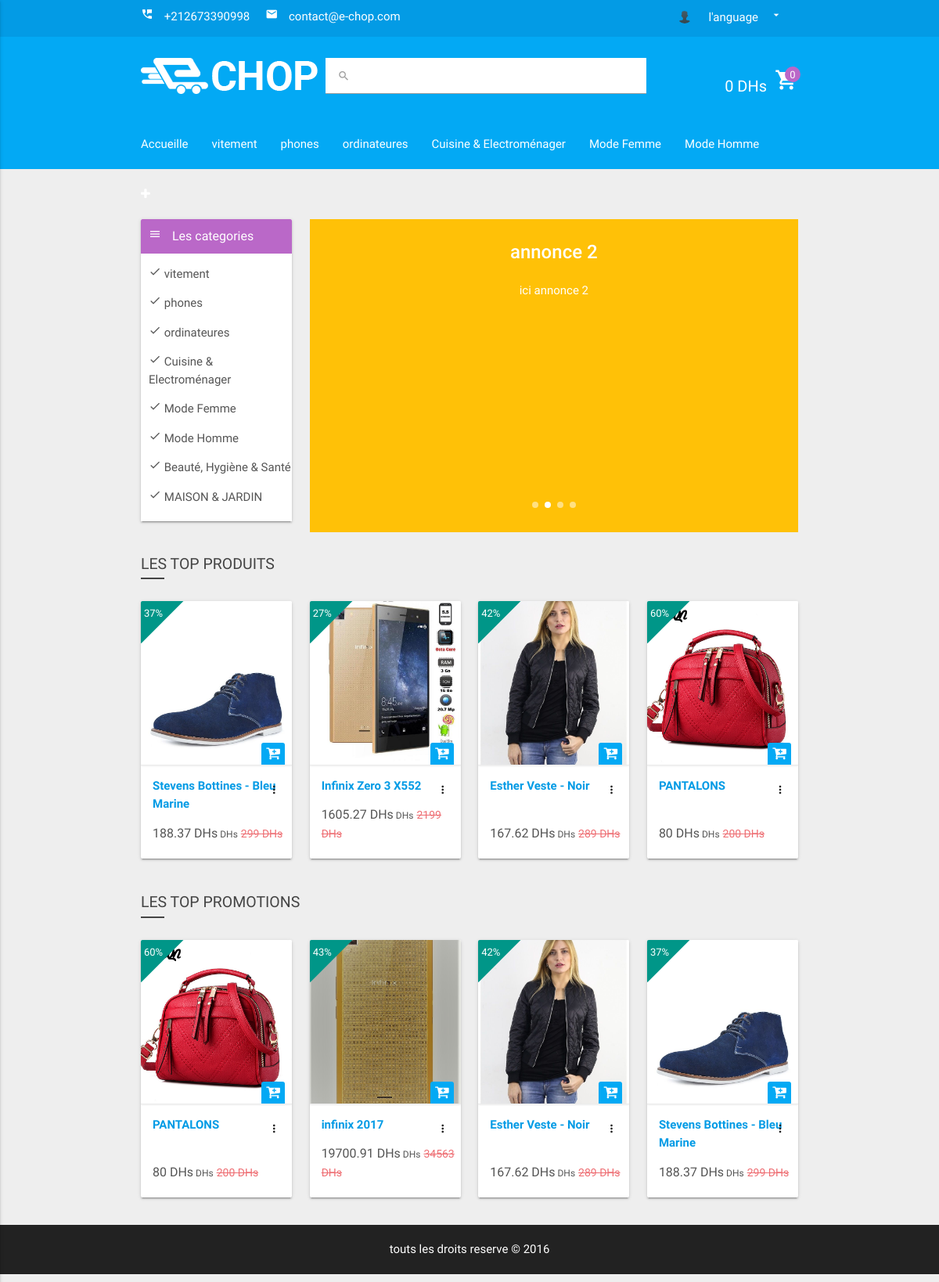
/ (signed in), run on the app's committed database.
### tables this page shows
CREATE TABLE `infos` (
  `tele` varchar(30) NOT NULL,
  `fax` varchar(30) NOT NULL,
  `adresse` varchar(255) NOT NULL,
  `email` varchar(255) NOT NULL,
  `lang` varchar(30) NOT NULL
);

CREATE TABLE `categorie` (
  `id_cat` int(10) UNSIGNED NOT NULL,
  `title_cat` varchar(255) NOT NULL
);

CREATE TABLE `article` (
  `article_id` int(10) UNSIGNED NOT NULL,
  `article_prix` float NOT NULL,
  `article_qte` int(255) NOT NULL,
  `cmd_id` int(11) NOT NULL,
  `p_id` int(11) NOT NULL
);

CREATE TABLE `produit` (
  `p_id` int(10) UNSIGNED NOT NULL,
  `p_title` varchar(255) NOT NULL,
  `p_desc` text NOT NULL,
  `p_prix` float NOT NULL,
  `p_stock` int(11) NOT NULL,
  `p_promo` int(11) NOT NULL DEFAULT '0',
  `p_video` varchar(40) NOT NULL,
  `p_thumb` varchar(40) NOT NULL,
  `id_cat` int(11) NOT NULL
);

### include/config.php (called while the page is built, shortened)
<?php
$hostname = 'localhost';
$username = 'root';
$password = '';
$database = 'ecomerce';
$path     = 'http://'.$_SERVER['SERVER_NAME'].'/ecomerce/';
$con = new mysqli($hostname,$username,$password,$database);
if(isset($_SESSION['c_id'])){
    $result = $con->query("SELECT * FROM `client` WHERE c_id='{$_SESSION['c_id']}'");
    $client = $result->fetch_assoc();
}
$info = $con->query("SELECT * FROM `infos`");
$info_site = $info->fetch_assoc();
?>

### langage/fr.php (called while the page is built)
<?php
$lang =  array(
'home'              => 'Accueille',
'register'              => 's\'inscrire',
'login'              => 's\'identifier',
'logout'              => 'quiter',
'lang'              => 'l\'anguage',
'cats'              => 'Les categories',
'top prp'              => 'LES TOP PRODUITS',
'top promo'              => 'LES TOP PROMOTIONS',
'Prix r'              => 'Prix réduit',
'stok available'              => 'morceaux available',
'details'              => 'details',
'video'              => 'vidéo',
'comments'              => 'TOUS LES COMMENTAIRES',
'add comment'              => 'POSTER UN COMMANTAIRE',
'comm'              => 'commanter',
'cat'              => 'CATEGOGIE',
'yourpannier'              => 'votre pannier',
'panniervide'              => 'Votre pannier est vide',
'produit'              => 'produit',
'qte'              => 'quantite',
'prix'              => 'prix',
'commander'              => 'commander',
'vider'              => 'vider le panier',
'acheter'              => 'j\'acheter',
'refresh'             => 'mise a jour'
);
?>

### index.php (the view, shortened to what this page needs)
<?php
include 'include/header.php';
?>
<div class="container">
    <div class="row">
        <div class="col s12 m3">
            <div class="sidebar z-depth-1">
                <div class="head_list purple lighten-2"><i class="material-icons">menu</i> <?=$lang['cats']?></div>
                <ul class="md-list">
                    <?php
                        $catResult = $con->query("SELECT * FROM `categorie`");
                        while ($cat = $catResult->fetch_assoc()) {
                            echo "<li><a href='categorie.php?catid={$cat['id_cat']}'><i class='material-icons dp48'>done</i> {$cat['title_cat']}</a></li>";
                        }
                    ?>
                </ul>
            </div>
        </div>
        <div class="col s12 m9">
            <div class="carousel carousel-slider center" data-indicators="true">
                <div class="carousel-item amber white-text" href="#two!">
                    <h2>annonce 2</h2>
                    <p class="white-text">ici annonce 2</p>
                </div>
            </div>
        </div>
    </div>
</div>
<?php
$top_result = $con->query("SELECT *,sum(article_qte) n FROM `produit` INNER JOIN `article` ON produit.p_id=article.p_id INNER JOIN `command` ON article.cmd_id=command.cmd_id GROUP BY article.p_id ORDER BY sum(article_qte) DESC LIMIT 4");
?>
<div class="container produits">
    <h5 class="section_title"><?=$lang['top prp']?></h5>
    <div class="row">
        <?php while ($top_pro = $top_result->fetch_assoc()): ?>
        <div class="col s12 m3">
            <div class="card">
                <a href="product.php?pid=<?=$top_pro['p_id']?>">
                    <div class="card-image waves-effect waves-block waves-light" style="background-image: url('images/produit/thumb/<?=$top_pro['p_thumb']?>');">
                    <?php
                        if($top_pro['p_promo']!=0){
                            echo "<span class=badge>".$top_pro['p_promo']."%</span>";
                        }
                    ?>
                    <a href="?action=addtocard&pid=<?=$top_pro['p_id']?>" class="addtocart waves-effect waves-light"><i class="fa fa-cart-plus" aria-hidden="true"></i></a>
                    </div>
                </a>
                <div class="card-content">
                    <span class="card-title grey-text text-darken-4"><a href="product.php?pid=<?=$top_pro['p_id']?>"><?=$top_pro['p_title']?></a><i class="material-icons activator right Points">more_vert</i></span>
                    <div class="prises">
                        <?php
                            if($top_pro['p_promo']!=0){
                                $promo = $top_pro['p_prix']*($top_pro['p_promo']/100);
                                echo ($top_pro['p_prix']-$promo).' DHs';
                                echo "<small> DHs</small> <font>{$top_pro['p_prix']} DHs</font>";
                            }else {
                                echo $top_pro['p_prix'].' DHs';
                            }
                        ?>
                    </div>
                </div>
            </div>
        </div>
        <?php endwhile; ?>
</div>
</div>
<?php
$top_result = $con->query("SELECT * FROM `produit` WHERE p_promo!=0 ORDER BY p_promo DESC LIMIT 4");
?>
<div class="container produits">
    <h5 class="section_title"><?=$lang['top promo']?></h5>
    <div class="row">
        <?php while ($top_pro = $top_result->fetch_assoc()): ?>
        <div class="col s12 m3">
            <div class="card">
                <a href="product.php?pid=<?=$top_pro['p_id']?>">
                    <div class="card-image waves-effect waves-block waves-light" style="background-image: url('images/produit/thumb/<?=$top_pro['p_thumb']?>');">
                    <?php
                        if($top_pro['p_promo']!=0){
                            echo "<span class=badge>".$top_pro['p_promo']."%</span>";
                        }
                    ?>
                    <a href="?action=addtocard&pid=<?=$top_pro['p_id']?>" class="addtocart waves-effect waves-light"><i class="fa fa-cart-plus" aria-hidden="true"></i></a>
                    </div>
                </a>
                <div class="card-content">
                    <span class="card-title grey-text text-darken-4"><a href="product.php?pid=<?=$top_pro['p_id']?>"><?=$top_pro['p_title']?></a><i class="material-icons activator right Points">more_vert</i></span>
                    <div class="prises">
                        <?php
                            if($top_pro['p_promo']!=0){
                                $promo = $top_pro['p_prix']*($top_pro['p_promo']/100);
                                echo ($top_pro['p_prix']-$promo).' DHs';
                                echo "<small> DHs</small> <font>{$top_pro['p_prix']} DHs</font>";
                            }else {
                                echo $top_pro['p_prix'].' DHs';
                            }
                        ?>
                    </div>
                </div>
            </div>
        </div>
        <?php endwhile; ?>
</div>
</div>
<?php
include 'include/footer.php';
?>

### include/header.php (shortened to what this page needs)
<?php
include 'config.php';
if (isset($_COOKIE['lang'])) {
    if ($_COOKIE['lang']=='ar')
        include 'langage/ar.php';
    else
        include 'langage/fr.php';
}else {
    include 'langage/fr.php';
}
$gp=0;
?>
<!DOCTYPE html>
<html>
<head>
    <link href="<?=$path?>css/icones.css" rel="stylesheet">
    <link type="text/css" rel="stylesheet" href="<?=$path?>css/materialize.min.css"  media="screen,projection"/>
    <link rel="stylesheet" type="text/css" href="<?=$path?>css/animate.css">
    <link rel="stylesheet" type="text/css" href="<?=$path?>css/font-awesome.min.css">
    <link rel="stylesheet" type="text/css" href="<?=$path?>css/style.css">
</head>
<body class="grey lighten-3">
<a href="pannier.php"><div class="purch" id="purch">
</div></a>
<header id="header">
    <div id="headTop" class="light-blue darken-1">
        <div class="container">
            <ul class="left">
                <li><i class="material-icons dp48"><span>perm_phone_msg</i> <?=$info_site['tele']?></span></li>
                <li><i class="material-icons dp48"><span>email</i> <?=$info_site['email']?></span></li>
            </ul>
            <ul class="right">
                <?php if(!isset($_SESSION['c_id'])): ?>
                <li style="position: relative;">
                    <a href="register.php" class="waves-effect waves-light"><?=$lang['register']?></a>
                    <div style="color: #fff" class="la-ball-scale-multiple la-2x">
                        <div></div>
                        <div></div>
                        <div></div>
                    </div>
                </li>
                <li><a href="register.php" class="waves-effect waves-light"><?=$lang['login']?></a></li>
                <?php else: ?>
                    <li><a class='dropdown-button' href='#' data-activates='user'><img src="<?=$path?>images/user.png" class="circle responsive-img tooltipped"  data-position="left" data-delay="60" data-tooltip="<?php echo $client['c_nom'].'.'.$client['c_prenom'];?>" width='20px'></a></li>
                <?php endif; ?>
                <li><a class="dropdown-button waves-effect waves-light" href="#" data-activates="dropdown1"><?=$lang['lang']?><i class="material-icons right">arrow_drop_down</i></a></li>
            </ul>
        </div>
    </div>
    <div id="logo_recherche" class="light-blue">
        <div class="container">
            <div id="logo" class="left">
                <a href="index.php"><h1><img src="<?=$path?>images/logo.png" alt=""></h1></a>
            </div>
            <div id="recherche" class="right">
                <form method="get" action='recherche.php' class="left">
                    <div class="input-field white">
                        <input id="search" type="search" name="key" required>
                        <label class="label-icon" for="search"><i class="material-icons">search</i></label>
                        <i class="material-icons">close</i>
                    </div>
                </form>
                <div id="cart" class="right">
                    <a href="pannier.php"><span class="total"><?=$gp?> DHs</span><i class="material-icons dp48">shopping_cart</i>
                    <span class="circle purple lighten-2"><?php echo count($_SESSION['pannier']); ?></span></a>
                </div>
            </div>
        </div>
    </div>
    <div id="main_nav">
        <nav>
            <div class="nav-wrapper light-blue">
                <div class="container">
                    <ul class="left hide-on-med-and-down">
                        <li><a href="index.php"><?=$lang['home']?></a></li>
                        <?php
                            $catResult = $con->query("SELECT * FROM `categorie`");
                            $j=0;
                            while ($cat = $catResult->fetch_assoc()) {
                                echo "<li><a href='categorie.php?catid={$cat['id_cat']}'>{$cat['title_cat']}</a></li>";
                                $j++;
                                if($j>5){
                                    echo "<li><a href='categories.php'><i class='fa fa-plus' aria-hidden='true'></i></a></li>";
                                    break;
                                }
                            }
                        ?>
                    </ul>
                </div>
            </div>
        </nav>
    </div>
</header>
<div id="main_wrapper">

### css/style.css (style rules this page uses)
.material-icons { font-size: 16px; }
#headTop { padding: 5px 0; color: #fff; }
#headTop ul { margin: 5px 0; }
#headTop li { float: left; margin-right: 20px; }
#headTop a { color: #fff; }
#headTop span { margin-right: 10px; }
#logo { margin-top: 15px; }
#logo h1 { margin: 0; color: #fff; font-size: 40px; }
#cart { margin-left: 100px; margin-top: 28px; color: #fff; font-size: 20px; position: relative; }
#cart span.circle { width: 20px; height: 20px; display: block; font-size: 13px; text-align: center; position: absolute; right: -3px; top: -2px; line-height: 1.7; }
#cart span.total { right: 40px; color: #fff; margin-right: 10px; }
#cart span.circle { color: #fff; }
#recherche .input-field input[type=search] { width: 350px; }
.input-field input[type=search] ~ .mdi-navigation-close, .input-field input[type=search] ~ .material-icons { top: 7px; }
.input-field label { top: 15px; }
#logo_recherche { padding: 12px 0; }
#main_nav nav ul a { padding: 0; padding-right: 30px; }
#main_nav nav { box-shadow: none; }
.head_list { color: #fff; font-size: 16px; padding: 10px; border-top-left-radius: 2px; border-top-right-radius: 2px; }
.head_list i { margin-right: 10px; }
#main_wrapper { margin: 20px 0; margin-bottom: 10px; position: relative; }
.sidebar { background-color: #fff; padding-bottom: 5px; margin-bottom: 10px; }
.sidebar li { margin-left: 10px; margin-bottom: 15px; }
.sidebar li a { color: #555; }
.produits .card-title { font-size: 15px!important; }
.produits .card .card-content { padding: 15px!important; }
.produits .card-image { position: relative; height: 210px; background-repeat: no-repeat; background-size: cover; background-position: center; border-bottom: 1px solid #ececec; box-shadow: 0px 0px 3px #ddd; }
.produits .badge { position: absolute; color: #ffffff!important; top: -39px; left: -52px; text-align: center; padding: 44px 0 0 42px; font-size: 13px; }
.produits .badge::before { content: ""; display: block; width: 77px; height: 77px; background-color: #009688; position: absolute; top: 0; left: 0; transform: rotate(45deg); z-index: -1; }
.prises { color: #545454; font-weight: normal; font-size: 16px; position: absolute; margin: 0; padding: 0; bottom: 20px; }
.prises font { color: #ee6e73; font-weight: normal; font-size: 14px; text-decoration: line-through; }
.purch { background-image: url(../images/purse.png); background-repeat: no-repeat; background-position: center; background-size: cover; width: 60px; height: 60px; top: -54px; right: 40px; position: fixed; z-index: 99; transition: 1s; }
.purch::before { content: ""; display: block; height: 60px; width: 2px; background-color: #000; position: absolute; top: -51px; right: 30px; }
.section_title { position: relative; display: table; margin: 30px 0; color: #444; text-transform: uppercase; font-size: 1.3rem; }
.section_title::after { content: ""; display: block; position: absolute; height: 2px; width: 30px; background-color: #444; margin-top: 7px; }
span.badge { color: #fff; float: none; }
.nav-wrapper { margin-bottom: 13px; }
.activator { cursor: pointer; }
.addtocart { position: absolute; font-size: 19px; color: #fff; background-color: #03A9F4; margin: 0; padding: 0; height: 30px; width: 30px; text-align: center; border-radius: 3px; right: 9px; bottom: -2px; }
.card { height: 329px; overflow: hidden; }
.card .card-content .card-title { line-height: 1.5; font-size: 15px!important; position: relative; }
.card .card-content .card-title a { font-weight: bold; }
.Points { position: absolute; right: 0; top: 0; }

### data on the page
infos: tele "+212673390998", email "contact@e-chop.com"
categorie: title_cat "vitement"
categorie: title_cat "phones"
categorie: title_cat "ordinateures"
categorie: title_cat "Cuisine & Electroménager"
categorie: title_cat "Mode Femme"
categorie: title_cat "Mode Homme"
categorie: title_cat "Beauté, Hygiène & Santé"
categorie: title_cat "MAISON & JARDIN"
article: p.p_thumb (picture), p.p_promo "37", p.p_title "Stevens Bottines - Bleu Marine", $top_pro['p_prix']-$promo "188.37", p.p_prix "299"
article: p.p_thumb (picture), p.p_promo "27", p.p_title "Infinix Zero 3 X552", $top_pro['p_prix']-$promo "1605.27", p.p_prix "2199"
article: p.p_thumb (picture), p.p_promo "42", p.p_title "Esther Veste - Noir", $top_pro['p_prix']-$promo "167.62", p.p_prix "289"
article: p.p_thumb (picture), p.p_promo "60", p.p_title "PANTALONS", $top_pro['p_prix']-$promo "80", p.p_prix "200"
produit: p_thumb (picture), p_promo "60", p_title "PANTALONS", $top_pro['p_prix']-$promo "80", p_prix "200"
produit: p_thumb (picture), p_promo "43", p_title "infinix 2017", $top_pro['p_prix']-$promo "19700.91", p_prix "34563"
produit: p_thumb (picture), p_promo "42", p_title "Esther Veste - Noir", $top_pro['p_prix']-$promo "167.62", p_prix "289"
produit: p_thumb (picture), p_promo "37", p_title "Stevens Bottines - Bleu Marine", $top_pro['p_prix']-$promo "188.37", p_prix "299"

### other printed values
$lang['lang'] "l'anguage"
$gp "0"
count($_SESSION['pannier']) "0"
$lang['home'] "Accueille"
$lang['cats'] "Les categories"
$lang['top prp'] "LES TOP PRODUITS"
$lang['top promo'] "LES TOP PROMOTIONS"
